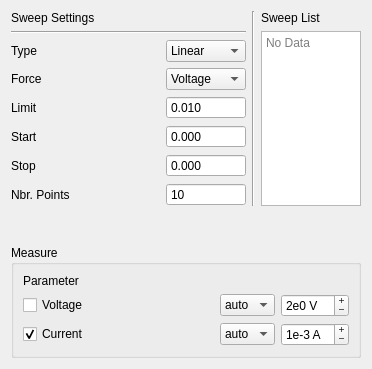
<?xml version="1.0" encoding="UTF-8"?>
<ui version="4.0">
 <class>SweepConfigWidget</class>
 <widget class="QWidget" name="SweepConfigWidget">
  <property name="geometry">
   <rect>
    <x>0</x>
    <y>0</y>
    <width>372</width>
    <height>369</height>
   </rect>
  </property>
  <property name="windowTitle">
   <string>Form</string>
  </property>
  <layout class="QGridLayout" name="gridLayout_3">
   <item row="0" column="0">
    <layout class="QHBoxLayout" name="horizontalLayout">
     <item>
      <layout class="QVBoxLayout" name="verticalLayout">
       <item>
        <widget class="QLabel" name="TypeLabel_2">
         <property name="text">
          <string>Sweep Settings</string>
         </property>
        </widget>
       </item>
       <item>
        <widget class="Line" name="line_2">
         <property name="orientation">
          <enum>Qt::Horizontal</enum>
         </property>
        </widget>
       </item>
       <item>
        <layout class="QGridLayout" name="gridLayout_2">
         <item row="0" column="0">
          <widget class="QLabel" name="TypeLabel">
           <property name="text">
            <string>Type</string>
           </property>
          </widget>
         </item>
         <item row="0" column="2">
          <widget class="QComboBox" name="sweepTypeBox">
           <item>
            <property name="text">
             <string>Linear</string>
            </property>
           </item>
           <item>
            <property name="text">
             <string>Log</string>
            </property>
           </item>
           <item>
            <property name="text">
             <string>Constant</string>
            </property>
           </item>
           <item>
            <property name="text">
             <string>Unused</string>
            </property>
           </item>
           <item>
            <property name="text">
             <string>List</string>
            </property>
           </item>
          </widget>
         </item>
         <item row="1" column="0">
          <widget class="QLabel" name="FoceLabel">
           <property name="text">
            <string>Force</string>
           </property>
          </widget>
         </item>
         <item row="1" column="2">
          <widget class="QComboBox" name="forceType">
           <item>
            <property name="text">
             <string>Voltage</string>
            </property>
           </item>
           <item>
            <property name="text">
             <string>Current</string>
            </property>
           </item>
          </widget>
         </item>
         <item row="2" column="0">
          <widget class="QLabel" name="LimitLable">
           <property name="text">
            <string>Limit</string>
           </property>
          </widget>
         </item>
         <item row="2" column="2">
          <widget class="QDoubleSpinBox" name="limitVal">
           <property name="buttonSymbols">
            <enum>QAbstractSpinBox::NoButtons</enum>
           </property>
           <property name="decimals">
            <number>3</number>
           </property>
           <property name="maximum">
            <double>200.000000000000000</double>
           </property>
           <property name="value">
            <double>0.010000000000000</double>
           </property>
          </widget>
         </item>
         <item row="3" column="0">
          <widget class="QLabel" name="StartLabel">
           <property name="text">
            <string>Start</string>
           </property>
          </widget>
         </item>
         <item row="3" column="2">
          <widget class="QDoubleSpinBox" name="startVal">
           <property name="buttonSymbols">
            <enum>QAbstractSpinBox::NoButtons</enum>
           </property>
           <property name="decimals">
            <number>3</number>
           </property>
           <property name="minimum">
            <double>-200.000000000000000</double>
           </property>
           <property name="maximum">
            <double>200.000000000000000</double>
           </property>
          </widget>
         </item>
         <item row="4" column="0">
          <widget class="QLabel" name="StopLabel">
           <property name="text">
            <string>Stop</string>
           </property>
          </widget>
         </item>
         <item row="4" column="2">
          <widget class="QDoubleSpinBox" name="endVal">
           <property name="frame">
            <bool>true</bool>
           </property>
           <property name="buttonSymbols">
            <enum>QAbstractSpinBox::NoButtons</enum>
           </property>
           <property name="decimals">
            <number>3</number>
           </property>
           <property name="minimum">
            <double>-200.000000000000000</double>
           </property>
           <property name="maximum">
            <double>200.000000000000000</double>
           </property>
          </widget>
         </item>
         <item row="5" column="0">
          <widget class="QLabel" name="NbrPointsLabel">
           <property name="text">
            <string>Nbr. Points</string>
           </property>
          </widget>
         </item>
         <item row="5" column="1">
          <spacer name="horizontalSpacer_9">
           <property name="orientation">
            <enum>Qt::Horizontal</enum>
           </property>
           <property name="sizeHint" stdset="0">
            <size>
             <width>83</width>
             <height>20</height>
            </size>
           </property>
          </spacer>
         </item>
         <item row="5" column="2">
          <widget class="QSpinBox" name="nPts">
           <property name="frame">
            <bool>true</bool>
           </property>
           <property name="buttonSymbols">
            <enum>QAbstractSpinBox::NoButtons</enum>
           </property>
           <property name="minimum">
            <number>10</number>
           </property>
           <property name="maximum">
            <number>999</number>
           </property>
          </widget>
         </item>
        </layout>
       </item>
      </layout>
     </item>
     <item>
      <widget class="Line" name="line">
       <property name="orientation">
        <enum>Qt::Vertical</enum>
       </property>
      </widget>
     </item>
     <item>
      <layout class="QVBoxLayout" name="verticalLayout_2">
       <property name="sizeConstraint">
        <enum>QLayout::SetFixedSize</enum>
       </property>
       <item>
        <widget class="QLabel" name="SweepListLabel">
         <property name="sizePolicy">
          <sizepolicy hsizetype="Fixed" vsizetype="Preferred">
           <horstretch>0</horstretch>
           <verstretch>0</verstretch>
          </sizepolicy>
         </property>
         <property name="maximumSize">
          <size>
           <width>100</width>
           <height>16777215</height>
          </size>
         </property>
         <property name="text">
          <string>Sweep List</string>
         </property>
        </widget>
       </item>
       <item>
        <widget class="QPlainTextEdit" name="sweepList">
         <property name="sizePolicy">
          <sizepolicy hsizetype="Fixed" vsizetype="Expanding">
           <horstretch>0</horstretch>
           <verstretch>0</verstretch>
          </sizepolicy>
         </property>
         <property name="maximumSize">
          <size>
           <width>100</width>
           <height>16777215</height>
          </size>
         </property>
         <property name="layoutDirection">
          <enum>Qt::LeftToRight</enum>
         </property>
         <property name="autoFillBackground">
          <bool>true</bool>
         </property>
         <property name="documentTitle">
          <string>Sweep List</string>
         </property>
         <property name="placeholderText">
          <string>No Data </string>
         </property>
        </widget>
       </item>
      </layout>
     </item>
    </layout>
   </item>
   <item row="1" column="0">
    <spacer name="verticalSpacer">
     <property name="orientation">
      <enum>Qt::Vertical</enum>
     </property>
     <property name="sizeHint" stdset="0">
      <size>
       <width>20</width>
       <height>206</height>
      </size>
     </property>
    </spacer>
   </item>
   <item row="2" column="0">
    <widget class="QGroupBox" name="groupBox">
     <property name="title">
      <string>Measure</string>
     </property>
     <layout class="QGridLayout" name="gridLayout">
      <item row="0" column="0">
       <widget class="QLabel" name="label_2">
        <property name="text">
         <string>Parameter</string>
        </property>
       </widget>
      </item>
      <item row="1" column="0">
       <widget class="QCheckBox" name="measureVoltage">
        <property name="text">
         <string>Voltage</string>
        </property>
       </widget>
      </item>
      <item row="1" column="1">
       <spacer name="horizontalSpacer_2">
        <property name="orientation">
         <enum>Qt::Horizontal</enum>
        </property>
        <property name="sizeHint" stdset="0">
         <size>
          <width>141</width>
          <height>20</height>
         </size>
        </property>
       </spacer>
      </item>
      <item row="1" column="2">
       <widget class="QComboBox" name="rangeTypeVolt">
        <property name="sizePolicy">
         <sizepolicy hsizetype="Fixed" vsizetype="Fixed">
          <horstretch>0</horstretch>
          <verstretch>0</verstretch>
         </sizepolicy>
        </property>
        <property name="maximumSize">
         <size>
          <width>60</width>
          <height>16777215</height>
         </size>
        </property>
        <item>
         <property name="text">
          <string>auto</string>
         </property>
        </item>
        <item>
         <property name="text">
          <string>fixed</string>
         </property>
        </item>
       </widget>
      </item>
      <item row="1" column="3">
       <widget class="QSpinBox" name="voltageRange">
        <property name="buttonSymbols">
         <enum>QAbstractSpinBox::PlusMinus</enum>
        </property>
        <property name="suffix">
         <string> V</string>
        </property>
        <property name="prefix">
         <string>2e</string>
        </property>
        <property name="minimum">
         <number>-6</number>
        </property>
        <property name="maximum">
         <number>2</number>
        </property>
       </widget>
      </item>
      <item row="2" column="0">
       <widget class="QCheckBox" name="measureCurrent">
        <property name="text">
         <string>Current</string>
        </property>
        <property name="checked">
         <bool>true</bool>
        </property>
       </widget>
      </item>
      <item row="2" column="2">
       <widget class="QComboBox" name="rangeTypeCurrent">
        <property name="sizePolicy">
         <sizepolicy hsizetype="Fixed" vsizetype="Fixed">
          <horstretch>0</horstretch>
          <verstretch>0</verstretch>
         </sizepolicy>
        </property>
        <property name="maximumSize">
         <size>
          <width>60</width>
          <height>16777215</height>
         </size>
        </property>
        <item>
         <property name="text">
          <string>auto</string>
         </property>
        </item>
        <item>
         <property name="text">
          <string>fixed</string>
         </property>
        </item>
       </widget>
      </item>
      <item row="2" column="3">
       <widget class="QSpinBox" name="currentRange">
        <property name="buttonSymbols">
         <enum>QAbstractSpinBox::PlusMinus</enum>
        </property>
        <property name="showGroupSeparator" stdset="0">
         <bool>false</bool>
        </property>
        <property name="suffix">
         <string> A</string>
        </property>
        <property name="prefix">
         <string>1e</string>
        </property>
        <property name="minimum">
         <number>-12</number>
        </property>
        <property name="maximum">
         <number>0</number>
        </property>
        <property name="value">
         <number>-3</number>
        </property>
       </widget>
      </item>
     </layout>
    </widget>
   </item>
  </layout>
 </widget>
 <tabstops>
  <tabstop>sweepTypeBox</tabstop>
  <tabstop>forceType</tabstop>
  <tabstop>limitVal</tabstop>
  <tabstop>startVal</tabstop>
  <tabstop>endVal</tabstop>
  <tabstop>nPts</tabstop>
  <tabstop>sweepList</tabstop>
  <tabstop>measureVoltage</tabstop>
  <tabstop>measureCurrent</tabstop>
  <tabstop>voltageRange</tabstop>
  <tabstop>currentRange</tabstop>
 </tabstops>
 <resources/>
 <connections/>
</ui>
